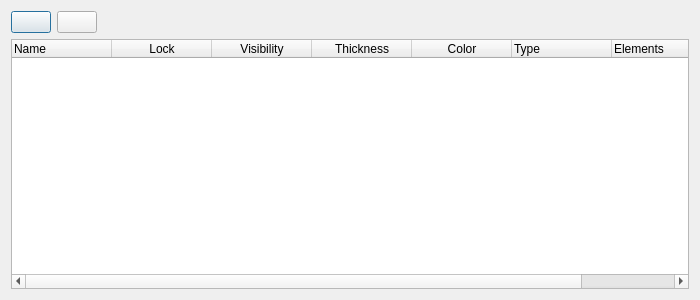
<?xml version="1.0" encoding="UTF-8"?>
<ui version="4.0">
 <class>LayerBox</class>
 <widget class="QDialog" name="LayerBox">
  <property name="geometry">
   <rect>
    <x>0</x>
    <y>0</y>
    <width>700</width>
    <height>300</height>
   </rect>
  </property>
  <property name="windowTitle">
   <string>Edit Layer</string>
  </property>
  <property name="sizeGripEnabled">
   <bool>false</bool>
  </property>
  <property name="modal">
   <bool>true</bool>
  </property>
  <layout class="QVBoxLayout" name="verticalLayout">
   <item>
    <layout class="QHBoxLayout" name="horizontalLayout_2">
     <item>
      <widget class="QPushButton" name="AddLayer">
       <property name="text">
        <string/>
       </property>
       <property name="icon">
        <iconset resource="../ImagesSrc.qrc">
         <normaloff>:/Image/Images/addBtn.png</normaloff>:/Image/Images/addBtn.png</iconset>
       </property>
      </widget>
     </item>
     <item>
      <widget class="QPushButton" name="RemoveLayer">
       <property name="text">
        <string/>
       </property>
       <property name="icon">
        <iconset resource="../ImagesSrc.qrc">
         <normaloff>:/Image/Images/deleteBtn.png</normaloff>:/Image/Images/deleteBtn.png</iconset>
       </property>
      </widget>
     </item>
     <item>
      <spacer name="horizontalSpacer">
       <property name="orientation">
        <enum>Qt::Horizontal</enum>
       </property>
       <property name="sizeHint" stdset="0">
        <size>
         <width>40</width>
         <height>20</height>
        </size>
       </property>
      </spacer>
     </item>
    </layout>
   </item>
   <item>
    <widget class="QTableWidget" name="LayerList">
     <property name="autoScrollMargin">
      <number>16</number>
     </property>
     <property name="editTriggers">
      <set>QAbstractItemView::NoEditTriggers</set>
     </property>
     <property name="alternatingRowColors">
      <bool>false</bool>
     </property>
     <property name="selectionMode">
      <enum>QAbstractItemView::MultiSelection</enum>
     </property>
     <property name="selectionBehavior">
      <enum>QAbstractItemView::SelectRows</enum>
     </property>
     <property name="textElideMode">
      <enum>Qt::ElideRight</enum>
     </property>
     <property name="showGrid">
      <bool>true</bool>
     </property>
     <property name="gridStyle">
      <enum>Qt::DashLine</enum>
     </property>
     <property name="sortingEnabled">
      <bool>true</bool>
     </property>
     <property name="wordWrap">
      <bool>true</bool>
     </property>
     <property name="cornerButtonEnabled">
      <bool>true</bool>
     </property>
     <property name="rowCount">
      <number>0</number>
     </property>
     <property name="columnCount">
      <number>7</number>
     </property>
     <attribute name="horizontalHeaderVisible">
      <bool>true</bool>
     </attribute>
     <attribute name="horizontalHeaderCascadingSectionResizes">
      <bool>false</bool>
     </attribute>
     <attribute name="horizontalHeaderHighlightSections">
      <bool>false</bool>
     </attribute>
     <attribute name="horizontalHeaderShowSortIndicator" stdset="0">
      <bool>true</bool>
     </attribute>
     <attribute name="horizontalHeaderStretchLastSection">
      <bool>false</bool>
     </attribute>
     <attribute name="verticalHeaderVisible">
      <bool>true</bool>
     </attribute>
     <attribute name="verticalHeaderCascadingSectionResizes">
      <bool>false</bool>
     </attribute>
     <attribute name="verticalHeaderDefaultSectionSize">
      <number>20</number>
     </attribute>
     <attribute name="verticalHeaderHighlightSections">
      <bool>false</bool>
     </attribute>
     <attribute name="verticalHeaderMinimumSectionSize">
      <number>20</number>
     </attribute>
     <column>
      <property name="text">
       <string>Name</string>
      </property>
      <property name="textAlignment">
       <set>AlignLeading|AlignVCenter</set>
      </property>
     </column>
     <column>
      <property name="text">
       <string>Lock</string>
      </property>
     </column>
     <column>
      <property name="text">
       <string>Visibility</string>
      </property>
     </column>
     <column>
      <property name="text">
       <string>Thickness</string>
      </property>
     </column>
     <column>
      <property name="text">
       <string>Color</string>
      </property>
     </column>
     <column>
      <property name="text">
       <string>Type</string>
      </property>
      <property name="textAlignment">
       <set>AlignLeading|AlignVCenter</set>
      </property>
     </column>
     <column>
      <property name="text">
       <string>Elements </string>
      </property>
      <property name="textAlignment">
       <set>AlignLeading|AlignVCenter</set>
      </property>
     </column>
    </widget>
   </item>
  </layout>
 </widget>
 <resources>
  <include location="../ImagesSrc.qrc"/>
 </resources>
 <connections/>
</ui>
